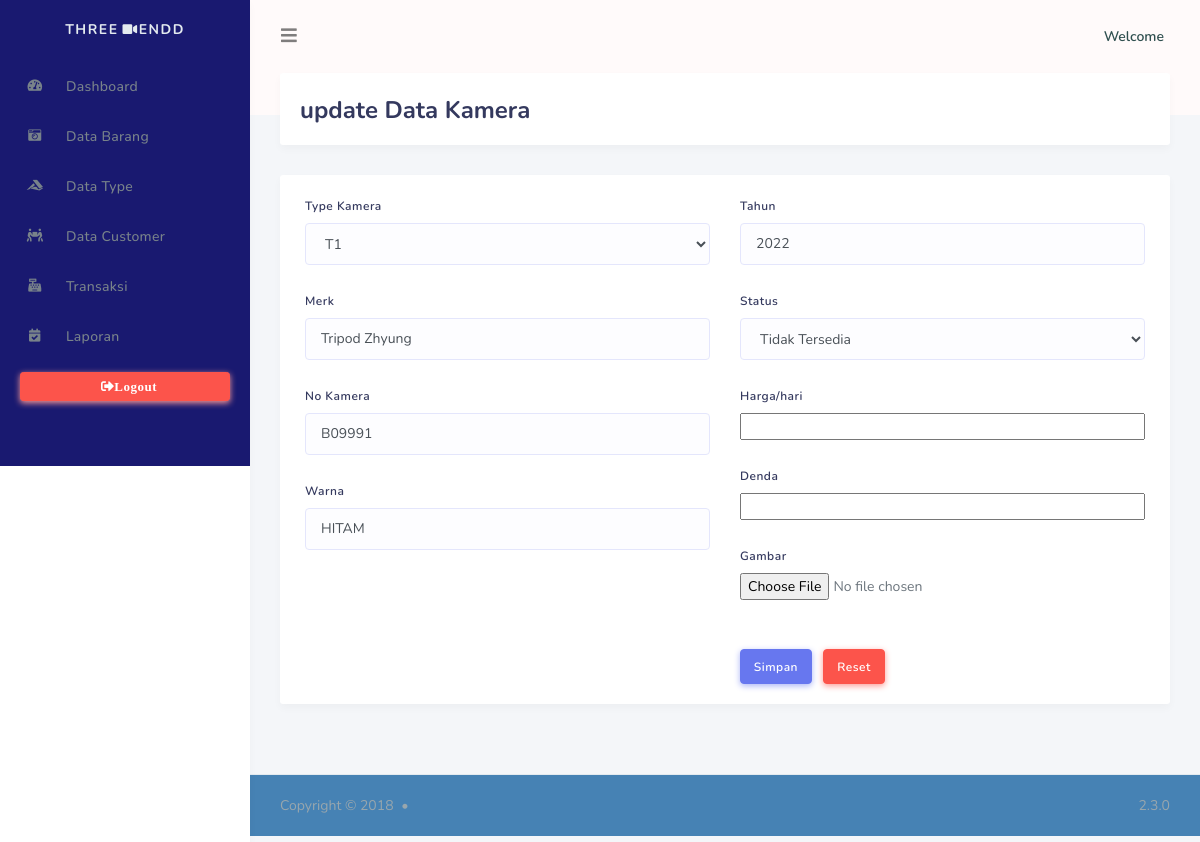
The app's page /admin/data_kamera/update_kamera/24 with its own data.
### tables this page shows
CREATE TABLE `kamera` (
  `id_kamera` int(11) NOT NULL,
  `kode_type` varchar(120) NOT NULL,
  `merk` varchar(120) NOT NULL,
  `no_kamera` varchar(20) NOT NULL,
  `warna` varchar(20) NOT NULL,
  `tahun` varchar(4) NOT NULL,
  `status` varchar(50) NOT NULL,
  `gambar` varchar(200) NOT NULL,
  `harga` int(11) NOT NULL,
  `denda` int(11) NOT NULL
);

CREATE TABLE `type` (
  `id_type` int(11) NOT NULL,
  `kode_type` varchar(10) NOT NULL,
  `nama_type` varchar(50) NOT NULL
);

### application/controllers/admin/Data_kamera.php (called while the page is built, shortened)
<?php
class Data_kamera extends CI_Controller{
    public function update_kamera($id){
        $data['kamera'] = $this->db->query("SELECT * FROM kamera camera, type tp WHERE camera.kode_type=tp.kode_type AND camera.id_kamera='$id'")->result();
        $data['type'] = $this->rental_model->get_data('type')->result();
        $this->load->view('templates_admin/header');
        $this->load->view('templates_admin/sidebar');
        $this->load->view('admin/update_kamera',$data);
        $this->load->view('templates_admin/footer');
    }
}
?>

### index.php (called while the page is built, shortened)
<?php
require_once BASEPATH.'core/CodeIgniter.php';

### application/views/admin/update_kamera.php (the view, shortened to what this page needs)
      <div class="main-content">
        <section class="section">
          <div class="section-header">
            <h1>update Data Kamera</h1>
          </div>
          <div class="card">
            <div class="card-body">
              <?php foreach ($kamera as $camera) :?>
              <form action="<?php echo base_url('admin/data_kamera/update_kamera_aksi')?>" method="post" enctype="multipart/form-data">
              <div class="row">
                <div class="col-md-6">
                        <div class="form-group">
                            <label for="inputKode">Type Kamera</label>
                            <select id="inputKode" name="kode_type"class="form-control">
                                <option value="<?php echo $camera->kode_type?>"><?php echo $camera->kode_type?></option>
                              </select>
                          </div>
                      <div class="form-group">
                        <label for="merk">Merk</label>
                        <input type="text" class="form-control" name="merk" value="<?php echo $camera->merk?>" id="merk" placeholder="Masukkan Data">
                      </div>
                      <div class="form-group">
                        <label for="no_kamera">No Kamera</label>
                        <input type="text" class="form-control" name="no_kamera" value="<?php echo $camera->no_kamera?>"  id="no_kamera" placeholder="Masukkan Data">
                      </div>
                      <div class="form-group">
                        <label for="warna">Warna</label>
                        <input type="text" class="form-control" name="warna" value="<?php echo $camera->warna?>"  id="warna" placeholder="Masukkan Data">
                      </div>
                </div>
                <div class="col-md-6">
                      <div class="form-group">
                        <label for="tahun">Tahun</label>
                        <input type="text" class="form-control" name="tahun" value="<?php echo $camera->tahun?>"  id="tahun" placeholder="Masukkan Data">
                      </div>
                      <div class="form-group">
                        <label for="status">Status</label>
                        <select id="status" name="status"class="form-control">
                         <option <?php if($camera->status == "0"){ echo "selected='selected'";}
                            echo $camera->status;
                        ?> value="0">Tidak Tersedia</option>
                        </select>
                      </div>
                      <div class="form-group">
                        <label for="harga">Harga/hari</label>
                        <input type="number" class="form-control-file"  name="harga" id="gambar">
                      </div>
                      <div class="form-group">
                        <label for="denda">Denda</label>
                        <input type="number" class="form-control-file"  name="denda" id="denda">
                      </div>
                      <div class="form-group">
                        <label for="gambar">Gambar</label>
                        <input type="file" class="form-control-file"  name="gambar" id="gambar">
                      </div>
                      <button type="submit" class="btn btn-primary mt-4 mr-2">Simpan</button>
                      <button type="reset" class="btn btn-danger mt-4">Reset</button>
                  </div>
              </div>
            </form>
            <?php endforeach;?>
            </div>
          </div>
        </section>
      </div>
</body>
</html>

### records on screen
kamera: kode_type "T1", merk "Tripod Zhyung", no_kamera "B09991", warna "HITAM", tahun "2022", status "Tidak Tersedia"
